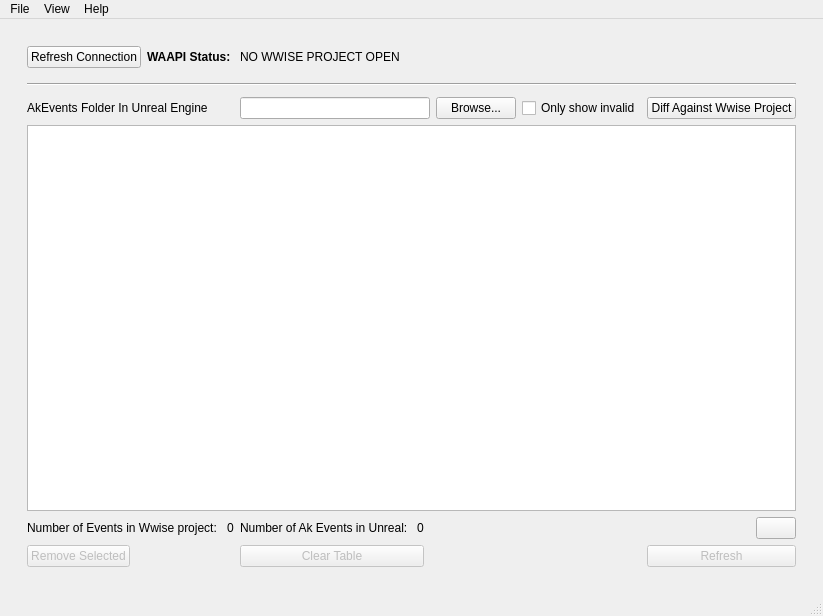
<?xml version="1.0" encoding="UTF-8"?>
<ui version="4.0">
 <class>MainWindow</class>
 <widget class="QMainWindow" name="MainWindow">
  <property name="geometry">
   <rect>
    <x>0</x>
    <y>0</y>
    <width>791</width>
    <height>616</height>
   </rect>
  </property>
  <property name="windowTitle">
   <string>Wwise Unreal AkEvent Differ</string>
  </property>
  <widget class="QWidget" name="centralwidget">
   <layout class="QVBoxLayout" name="verticalLayout_3">
    <item>
     <widget class="QWidget" name="widget" native="true">
      <layout class="QGridLayout" name="gridLayout_2">
       <item row="0" column="0">
        <widget class="QStackedWidget" name="stackedWidget">
         <property name="currentIndex">
          <number>1</number>
         </property>
         <widget class="QWidget" name="page_preferences">
          <layout class="QGridLayout" name="gridLayout_4">
           <item row="0" column="0">
            <widget class="QPushButton" name="pushButton_to_main_page">
             <property name="sizePolicy">
              <sizepolicy hsizetype="Maximum" vsizetype="Fixed">
               <horstretch>0</horstretch>
               <verstretch>0</verstretch>
              </sizepolicy>
             </property>
             <property name="text">
              <string>&lt;-</string>
             </property>
            </widget>
           </item>
           <item row="4" column="0">
            <spacer name="verticalSpacer">
             <property name="orientation">
              <enum>Qt::Vertical</enum>
             </property>
             <property name="sizeType">
              <enum>QSizePolicy::Expanding</enum>
             </property>
             <property name="sizeHint" stdset="0">
              <size>
               <width>20</width>
               <height>40</height>
              </size>
             </property>
            </spacer>
           </item>
           <item row="2" column="0">
            <widget class="QCheckBox" name="checkBox_keep_app_open">
             <property name="text">
              <string>Stay open in system tray on close</string>
             </property>
            </widget>
           </item>
           <item row="0" column="1">
            <spacer name="horizontalSpacer_3">
             <property name="orientation">
              <enum>Qt::Horizontal</enum>
             </property>
             <property name="sizeHint" stdset="0">
              <size>
               <width>40</width>
               <height>20</height>
              </size>
             </property>
            </spacer>
           </item>
           <item row="3" column="0">
            <widget class="QCheckBox" name="checkBox_use_persistent_data">
             <property name="text">
              <string>Load persistent data between uses (includes settings)</string>
             </property>
             <property name="checked">
              <bool>true</bool>
             </property>
            </widget>
           </item>
           <item row="1" column="0">
            <widget class="QGroupBox" name="groupBox">
             <property name="title">
              <string>UI Theme</string>
             </property>
             <layout class="QGridLayout" name="gridLayout">
              <item row="0" column="0">
               <widget class="QRadioButton" name="radioButton_theme_default">
                <property name="text">
                 <string>Default</string>
                </property>
                <property name="checked">
                 <bool>true</bool>
                </property>
               </widget>
              </item>
              <item row="1" column="0">
               <widget class="QRadioButton" name="radioButton_theme_ose">
                <property name="text">
                 <string>OSE (Dark grey w/ Cyan)</string>
                </property>
               </widget>
              </item>
             </layout>
            </widget>
           </item>
          </layout>
         </widget>
         <widget class="QWidget" name="page_main">
          <layout class="QGridLayout" name="gridLayout_3">
           <item row="1" column="1" colspan="6">
            <widget class="Line" name="line">
             <property name="lineWidth">
              <number>0</number>
             </property>
             <property name="midLineWidth">
              <number>0</number>
             </property>
             <property name="orientation">
              <enum>Qt::Horizontal</enum>
             </property>
            </widget>
           </item>
           <item row="12" column="3">
            <spacer name="horizontalSpacer">
             <property name="orientation">
              <enum>Qt::Horizontal</enum>
             </property>
             <property name="sizeHint" stdset="0">
              <size>
               <width>40</width>
               <height>20</height>
              </size>
             </property>
            </spacer>
           </item>
           <item row="5" column="4">
            <widget class="QPushButton" name="pushButton_browse_select_ak_event_folder">
             <property name="sizePolicy">
              <sizepolicy hsizetype="Maximum" vsizetype="Fixed">
               <horstretch>0</horstretch>
               <verstretch>0</verstretch>
              </sizepolicy>
             </property>
             <property name="toolTip">
              <string>Select the Ak Events folder in your Unreal Engine project</string>
             </property>
             <property name="text">
              <string>Browse...</string>
             </property>
            </widget>
           </item>
           <item row="12" column="2">
            <widget class="QPushButton" name="pushButton_clear_tree">
             <property name="enabled">
              <bool>false</bool>
             </property>
             <property name="text">
              <string>Clear Table</string>
             </property>
            </widget>
           </item>
           <item row="12" column="6">
            <widget class="QPushButton" name="pushButton_refresh">
             <property name="enabled">
              <bool>false</bool>
             </property>
             <property name="text">
              <string>Refresh</string>
             </property>
            </widget>
           </item>
           <item row="5" column="2" colspan="2">
            <widget class="QLineEdit" name="lineEdit_ak_events_folder_in_ue">
             <property name="toolTip">
              <string>For example [Path]/[To]/Content/Audio/Events</string>
             </property>
            </widget>
           </item>
           <item row="3" column="1" colspan="6">
            <spacer name="verticalSpacer_2">
             <property name="orientation">
              <enum>Qt::Vertical</enum>
             </property>
             <property name="sizeType">
              <enum>QSizePolicy::Fixed</enum>
             </property>
             <property name="sizeHint" stdset="0">
              <size>
               <width>20</width>
               <height>5</height>
              </size>
             </property>
            </spacer>
           </item>
           <item row="8" column="1" colspan="6">
            <widget class="QListWidget" name="listWidget_ak_events"/>
           </item>
           <item row="10" column="1">
            <layout class="QHBoxLayout" name="horizontalLayout_2">
             <property name="bottomMargin">
              <number>0</number>
             </property>
             <item>
              <widget class="QLabel" name="label_3">
               <property name="sizePolicy">
                <sizepolicy hsizetype="Maximum" vsizetype="Preferred">
                 <horstretch>0</horstretch>
                 <verstretch>0</verstretch>
                </sizepolicy>
               </property>
               <property name="text">
                <string>Number of Events in Wwise project: </string>
               </property>
              </widget>
             </item>
             <item>
              <widget class="QLabel" name="label_num_events_in_wwise_project">
               <property name="text">
                <string>0</string>
               </property>
              </widget>
             </item>
            </layout>
           </item>
           <item row="5" column="1">
            <widget class="QLabel" name="label_2">
             <property name="sizePolicy">
              <sizepolicy hsizetype="Fixed" vsizetype="Preferred">
               <horstretch>0</horstretch>
               <verstretch>0</verstretch>
              </sizepolicy>
             </property>
             <property name="text">
              <string>AkEvents Folder In Unreal Engine</string>
             </property>
             <property name="alignment">
              <set>Qt::AlignLeading|Qt::AlignLeft|Qt::AlignVCenter</set>
             </property>
            </widget>
           </item>
           <item row="10" column="2">
            <layout class="QHBoxLayout" name="horizontalLayout_3">
             <item>
              <widget class="QLabel" name="label_4">
               <property name="sizePolicy">
                <sizepolicy hsizetype="Maximum" vsizetype="Preferred">
                 <horstretch>0</horstretch>
                 <verstretch>0</verstretch>
                </sizepolicy>
               </property>
               <property name="text">
                <string>Number of Ak Events in Unreal: </string>
               </property>
              </widget>
             </item>
             <item>
              <widget class="QLabel" name="label_num_events_in_ue_project">
               <property name="text">
                <string>0</string>
               </property>
              </widget>
             </item>
            </layout>
           </item>
           <item row="5" column="6">
            <widget class="QPushButton" name="pushButton_diff_against_wwise_project">
             <property name="sizePolicy">
              <sizepolicy hsizetype="Maximum" vsizetype="Fixed">
               <horstretch>0</horstretch>
               <verstretch>0</verstretch>
              </sizepolicy>
             </property>
             <property name="toolTip">
              <string>Populate the table with info</string>
             </property>
             <property name="text">
              <string>Diff Against Wwise Project</string>
             </property>
            </widget>
           </item>
           <item row="2" column="1" colspan="6">
            <widget class="Line" name="line_2">
             <property name="orientation">
              <enum>Qt::Horizontal</enum>
             </property>
            </widget>
           </item>
           <item row="10" column="6">
            <layout class="QHBoxLayout" name="horizontalLayout_4">
             <item>
              <spacer name="horizontalSpacer_2">
               <property name="orientation">
                <enum>Qt::Horizontal</enum>
               </property>
               <property name="sizeHint" stdset="0">
                <size>
                 <width>40</width>
                 <height>20</height>
                </size>
               </property>
              </spacer>
             </item>
             <item>
              <widget class="QPushButton" name="pushButton_copy_list_to_clipboard">
               <property name="sizePolicy">
                <sizepolicy hsizetype="Maximum" vsizetype="Fixed">
                 <horstretch>0</horstretch>
                 <verstretch>0</verstretch>
                </sizepolicy>
               </property>
               <property name="toolTip">
                <string>Copy the list to the clipboard</string>
               </property>
               <property name="text">
                <string/>
               </property>
              </widget>
             </item>
            </layout>
           </item>
           <item row="12" column="1">
            <widget class="QPushButton" name="pushButton_remove_selected_tree_widget_rows">
             <property name="enabled">
              <bool>false</bool>
             </property>
             <property name="sizePolicy">
              <sizepolicy hsizetype="Maximum" vsizetype="Fixed">
               <horstretch>0</horstretch>
               <verstretch>0</verstretch>
              </sizepolicy>
             </property>
             <property name="maximumSize">
              <size>
               <width>16777215</width>
               <height>16777215</height>
              </size>
             </property>
             <property name="text">
              <string>Remove Selected</string>
             </property>
            </widget>
           </item>
           <item row="0" column="1" colspan="6">
            <layout class="QHBoxLayout" name="horizontalLayout">
             <property name="bottomMargin">
              <number>0</number>
             </property>
             <item>
              <widget class="QPushButton" name="wwise_status_refresh">
               <property name="text">
                <string>Refresh Connection</string>
               </property>
              </widget>
             </item>
             <item>
              <widget class="QLabel" name="label">
               <property name="font">
                <font>
                 <weight>75</weight>
                 <bold>true</bold>
                </font>
               </property>
               <property name="text">
                <string>WAAPI Status: </string>
               </property>
              </widget>
             </item>
             <item>
              <widget class="QLabel" name="wwise_status">
               <property name="sizePolicy">
                <sizepolicy hsizetype="Expanding" vsizetype="Ignored">
                 <horstretch>4</horstretch>
                 <verstretch>0</verstretch>
                </sizepolicy>
               </property>
               <property name="minimumSize">
                <size>
                 <width>172</width>
                 <height>0</height>
                </size>
               </property>
               <property name="maximumSize">
                <size>
                 <width>120</width>
                 <height>16777215</height>
                </size>
               </property>
               <property name="text">
                <string>NO WWISE PROJECT OPEN</string>
               </property>
              </widget>
             </item>
             <item>
              <spacer name="horizontalSpacer_8">
               <property name="orientation">
                <enum>Qt::Horizontal</enum>
               </property>
               <property name="sizeType">
                <enum>QSizePolicy::Expanding</enum>
               </property>
               <property name="sizeHint" stdset="0">
                <size>
                 <width>40</width>
                 <height>20</height>
                </size>
               </property>
              </spacer>
             </item>
            </layout>
           </item>
           <item row="5" column="5">
            <widget class="QCheckBox" name="checkBox_only_show_invalid">
             <property name="text">
              <string>Only show invalid</string>
             </property>
            </widget>
           </item>
          </layout>
         </widget>
         <widget class="QWidget" name="page">
          <layout class="QGridLayout" name="gridLayout_5"/>
         </widget>
        </widget>
       </item>
      </layout>
     </widget>
    </item>
   </layout>
  </widget>
  <widget class="QMenuBar" name="menubar">
   <property name="geometry">
    <rect>
     <x>0</x>
     <y>0</y>
     <width>791</width>
     <height>21</height>
    </rect>
   </property>
   <widget class="QMenu" name="menuInfo">
    <property name="title">
     <string>File</string>
    </property>
    <addaction name="actionInfo"/>
    <addaction name="separator"/>
    <addaction name="actionSave"/>
    <addaction name="separator"/>
    <addaction name="actionPreferences"/>
    <addaction name="separator"/>
    <addaction name="actionQuit"/>
   </widget>
   <widget class="QMenu" name="menuHelp">
    <property name="title">
     <string>Help</string>
    </property>
    <addaction name="actionSee_documentation"/>
   </widget>
   <widget class="QMenu" name="menuView">
    <property name="title">
     <string>View</string>
    </property>
    <addaction name="actionMain_Window"/>
    <addaction name="separator"/>
    <addaction name="actionRefresh_table"/>
   </widget>
   <addaction name="menuInfo"/>
   <addaction name="menuView"/>
   <addaction name="menuHelp"/>
  </widget>
  <widget class="QStatusBar" name="statusbar"/>
  <action name="actionInfo">
   <property name="text">
    <string>Info</string>
   </property>
   <property name="shortcut">
    <string>Ctrl+0</string>
   </property>
  </action>
  <action name="actionSave">
   <property name="text">
    <string>Save</string>
   </property>
   <property name="shortcut">
    <string>Ctrl+S</string>
   </property>
  </action>
  <action name="actionSee_documentation">
   <property name="text">
    <string>See docs in Confluence</string>
   </property>
   <property name="toolTip">
    <string>See docs in Confluence</string>
   </property>
   <property name="shortcut">
    <string>F1</string>
   </property>
  </action>
  <action name="actionMain_Window">
   <property name="text">
    <string>Main Window</string>
   </property>
   <property name="shortcut">
    <string>Ctrl+1</string>
   </property>
  </action>
  <action name="actionPreferences">
   <property name="text">
    <string>Preferences</string>
   </property>
   <property name="shortcut">
    <string>Ctrl+,</string>
   </property>
  </action>
  <action name="actionOverrides">
   <property name="text">
    <string>Overrides</string>
   </property>
   <property name="shortcut">
    <string>Ctrl+2</string>
   </property>
  </action>
  <action name="actionQuit">
   <property name="text">
    <string>Quit</string>
   </property>
  </action>
  <action name="actionRefresh_table">
   <property name="text">
    <string>Refresh Table</string>
   </property>
   <property name="shortcut">
    <string>Ctrl+R</string>
   </property>
  </action>
 </widget>
 <resources/>
 <connections/>
</ui>
